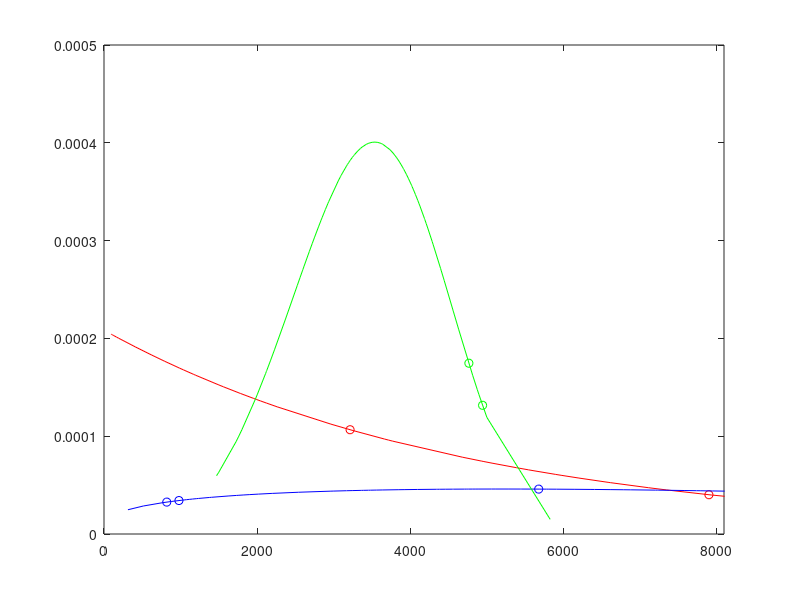

This chart was generated by the following MATLAB code: (Note: this script raises an error after producing the figure.)
%% Manufacturing Simulator Input Script, V2: 2020 Journal Paper Edition
%  Varying Machine Fail Times
%
%  Instructions
%  ------------
%
%  Testing different machine fail times, dependent on underlying 
%  fail time probability distributions
%
%  Sections/Parts TBD
%
%  This script calls on the following functions:
%       FunMfgSimulator_v02.m (which in turn calls on FunMeanFilt_v02.m)
%       FunMakePlots_v02.m
%       randfixedsum.m (optional)


%% ============== Part 1: Initialization & A Lot More ================
% Step 1: Initialization
%clearvars -except Experiment;


clear all; clc; close all





NumSims=20;
NumParts3=2700;  
zwblB=1.3;
xwblB=4; 






% Step 2: Defining the machining paths
%  We start by defining the setup of the manufacturing system 




%Machines that perform Class A: Drilling operations
ClassAOpMach = [1 2 3]; 
%Machines that perform Class B: Boring operations
ClassBOpMach = [4 5 6 7 8]; 
%Machines that perform Class C: Laser Engraving operations
ClassCOpMach = [9 10];

permA=perms(ClassAOpMach); permA=permA(:,1); permA=unique(permA,'rows');
permB=perms(ClassBOpMach); permB=permB(:,1:2); permB=unique(permB,'rows');
permC=perms(ClassCOpMach); permC=permC(:,1); permC=unique(permC,'rows');

indMatLen=length(permA)*length(permB)*length(permC);
indMat=ones(indMatLen,3).*repmat((1:indMatLen)',1,3);

indMat(:,1)=(rem((indMat(:,1)-1),length(permA)))+1;
indMat(:,2)=(rem((indMat(:,2)-1-indMat(:,1)+1)/length(permA),length(permB)))+1;
mMat=(indMat(:,3)-1-indMat(:,1)+1)/length(permA);
indMat(:,3)=(rem((mMat-indMat(:,2)+1)/length(permB),length(permC)))+1;

permAmat=permA(indMat(:,1));
permBmat=permB(indMat(:,2),:);
permCmat=permC(indMat(:,3));

% Due to the order of machines in a path:
AllPossiblePaths=[permAmat permBmat(:,1) permCmat permBmat(:,2)];

%Select the paths considered by simulation:
NumRows=120;
SelRows=randperm(size(AllPossiblePaths,1),NumRows);
SelUniquePaths=AllPossiblePaths(SelRows,:);

% Now we can create a Unique Paths matrix with:
UniquePaths=mat2cell(SelUniquePaths,ones(1,size(SelUniquePaths,1)),size(SelUniquePaths,2));



%% =============== Part 2: Include Fail Time Probability Distributions  ================
% Example to incorporate probability distributions of machine failure times

% Look for failure times for our 10 machines, with different sets of 
% underlying fail-time probability distributions


% =============================
% Step #1: Initializations

% Total number of available machines
NumNodes = max(horzcat(UniquePaths{:})); 

% Simulation/operation duration is 45 minutes (2700 seconds)
% NumParts3=2700;  

% Added value by each 'good' machine
ProdVal3 = 2;

% Subtracted value by each 'bad' machine (post-degradation)
BadLevel3 = -3;

% Acceptable limit of product value
GoodLim=0;


% ============================
% Step #2: Each class of machines (Class A, Class B, Class C) has 
% its own life distribution, by which where the failure times come from

% Class A-operation Machine Distributions:
theta=4800;
y=floor(sort(exprnd(theta*ones(1,length(ClassAOpMach)))));
fy=(1/theta)*exp(-y./theta);
ExpShapes=20;
yShape=floor(sort(exprnd(theta*ones(1,ExpShapes*length(ClassAOpMach))))); % ceil() or floor() is optional
fyShape=(1/theta)*exp(-yShape./theta);


% Class B-operation Machine Distributions:
% 1st Weibull distribution set:
    %Shape parameter, beta, unitless:
%zwblB=1.3; %1.3
    %Scale parameter, alpha, in seconds: 
    % close def'n: at what point of time does the curve has the smallest 
    % derivative determines "spread" of the distribution
zwblA=16000; 
z=floor(sort(wblrnd(zwblA,zwblB,[1,length(ClassBOpMach)]))); 
fz=(zwblB/(zwblA^zwblB)).*(z.^(zwblB-1)).*exp(-((z./zwblA).^(zwblB)));
% For a more clear shape of the distribution:
WeibullShapes=50;
zShape=floor(sort(wblrnd(zwblA,zwblB,[1,WeibullShapes*length(ClassBOpMach)]))); 
fzShape=(zwblB/(zwblA^zwblB)).*(zShape.^(zwblB-1)).*exp(-((zShape./zwblA).^(zwblB)));

% Class C-operation Machine Distributions:
% 2nd Weibull distribution set:
%     %Shape parameter, beta, unitless:
% xwblB=4; 
    %Scale parameter, alpha, in seconds: 
    % close def'n: at what point of time does the curve has the smallest 
    % derivative determines "spread" of the distribution
xwblA=3800; 
x=floor(sort(wblrnd(xwblA,xwblB,[1,length(ClassCOpMach)]))); 
fx=(xwblB/(xwblA^xwblB)).*(x.^(xwblB-1)).*exp(-((x./xwblA).^(xwblB)));
% For a more clear shape of the distribution:
% WeibullShapes=20;
xShape=floor(sort(wblrnd(xwblA,xwblB,[1,50*length(ClassCOpMach)]))); 
fxShape=(xwblB/(xwblA^xwblB)).*(xShape.^(xwblB-1)).*exp(-((xShape./xwblA).^(xwblB)));


% Plot of the machines by underlying distribution of fail times
figure(22); plot(y,fy,'ro',yShape,fyShape,'r',...
    z,fz,'bo',zShape,fzShape,'b',...
    x,fx,'go',xShape,fxShape,'g')
xlim([0 3*NumParts3])
hold on;
xline(NumParts3);
hold off;
legend('Class A: Exponential Machines','Exponential Distribution; (Theta) = (4800)',...
    'Class B: Weibull-1 Machines','Weibull-1 Distribution; (Alpha, Beta) = (16000, 1.3)',...
    'Class C: Weibull-2 Machines','Weibull-2 Distribution; (Alpha, Beta) = (3800, 4)',...
    'Simulation Cutoff','location','northeast')
title({'Estimated Life Distributions',...
    'for Different Classes of Machines'})
xlabel('Time (Minutes)')


yUsedShift=100;
zUsedShift=5000;
xUsedShift=2700;
tiempo=1:NumParts3;

%
% Class A-operation Machine, Exponential instantaneous failure rate:
hY=(1/theta).*ones(1,length(tiempo+yUsedShift));
% Class B-operation Machine, Weibull-1 instantaneous failure rate:
hZ=(zwblB/zwblA)*(((tiempo+zUsedShift)./zwblA).^(zwblB-1)); 
% Class C-operation Machine, Weibull-2 instantaneous failure rate:
hX=(xwblB/xwblA)*(((tiempo+xUsedShift)./xwblA).^(xwblB-1)); 


% Class A-operation Machines (Exponential distribution):
numFailModesClassAy=1;
aY= ones(numFailModesClassAy,length(tiempo));

% Class B-operation Machines (Weibull-1 distribution):
numFailModesClassBz=2;
minaZ=0;
maxaZ=1;
aZ=[0.3*ones(1,length(tiempo)); 0.7*ones(1,length(tiempo))];
%aZ=randfixedsum(numFailModesClassBz,length(tiempo),1,minaZ,maxaZ); %Using a function from Mathworks File Exchange

% Class C-operation Machines (Weibull-2 distribution):
numFailModesClassCx=3;
minaX=0;
maxaX=1;
aX=[0.2*ones(1,length(tiempo)); 0.5*ones(1,length(tiempo));0.3*ones(1,length(tiempo))];
%aX=randfixedsum(numFailModesClassCx,length(tiempo),1,minaX,maxaX); %Using a function from Mathworks File Exchange


figure(23);
plot(tiempo,hX,'b--','DisplayName','Weibull Instantaneous Failure Rate')
title({'Instantaneous Failure Rates & Their Failure Mode Ratios',...
    'for Laser Engraving Machine'})
xlabel('Time (Minutes)');
hold on

for kk=1:numFailModesClassCx
    clr3=kk/numFailModesClassCx;
    plot(tiempo,mean(aX(kk,:)).*hX,'LineStyle',':','Color',[0 0 clr3],'DisplayName',strcat('Failure Mode Ratio ', num2str(kk)));
end
%for journal sim:
% mean(aX(kk,end-4:end))
legend('location','east')

hold off



% Beta represents the conditional probability that a failure will result in 
    % identified severities, given that the failure mode actually occurs
BetaY=0.6;%unifrnd(.5,1,[numFailModesClassAy,1]);
BetaZ=[0.85; 0.99];%unifrnd(.75,1,[numFailModesClassBz,1]);
BetaX=[0.56; .72; 0.95]; %unifrnd(.6,1,[numFailModesClassCx,1]);
figure(24);
hold on;
for kk=1:numFailModesClassCx
    clr3=kk/numFailModesClassCx;
    plot(tiempo,BetaX.*ones(1,length(tiempo)),'LineStyle','--','Color',[0 0 clr3],'DisplayName', ...
        strcat('Conditional Probability for Failure Mode: ', num2str(kk)));
end
xlabel('Time (Minutes)');
title({'Conditional Probability to Result in Identified Severity',...
    'for Laser Engraving Machine'})
legend('location','east')
hold off;


tiempoAy=1:NumParts3+yUsedShift;
hYTot=(1/theta).*ones(1,length(tiempoAy));
hYinteg=cumtrapz(hYTot);
hYinteg=hYinteg(yUsedShift+1:NumParts3+yUsedShift);

tiempoBz=1:NumParts3+zUsedShift;
hZTot=(zwblB/zwblA)*(((tiempoBz)./zwblA).^(zwblB-1));
hZinteg=cumtrapz(hZTot);
hZinteg=hZinteg(zUsedShift+1:NumParts3+zUsedShift);

tiempoCx=1:NumParts3+xUsedShift;
hXTot=(xwblB/xwblA)*(((tiempoCx)./xwblA).^(xwblB-1));
hXinteg=cumtrapz(hXTot);
hXinteg=hXinteg(xUsedShift+1:NumParts3+xUsedShift);



CostsAy=[118]; %unifrnd(110,130,[numFailModesClassAy,1]); %Class A, Exponential Machines, 1 failure mode
CostsBz=[155; 189]; %unifrnd(170,190,[numFailModesClassBz,1]); %Class B, Weibull-1 Machines, 2 failure modes
CostsCx=[67; 96; 150]; %unifrnd(50,180,[numFailModesClassCx,1]); %Class C, Weibull-2 Machines, 3 failure modes

figure(26);
% title({'Severity of Failure Modes',...
%         'for Laser Engraving Machine'})
title('Severity of Failure Modes')
ylabel('Dollars, in Thousands');
xlabel('Minutes');
hold on
% for jj=1:numFailModesClassAy
%     clr2=jj/numFailModesClassAy;
%     plot(tiempo,CostsAy(jj).*ones(1,length(tiempo)),'LineStyle',':','Color',[clr2 0 0],'DisplayName', ...
%         strcat('Costs for Class A, Exponential Machine Failure Mode: ', num2str(jj)));
% end
% 
% for ii=1:numFailModesClassBz
%     clr1=ii/numFailModesClassBz;
%     plot(tiempo,CostsBz(ii).*ones(1,length(tiempo)),'LineStyle','-','Color',[0 0 clr1],'DisplayName', ...
%         strcat('Costs for Class B, Weibull-1 Machine Failure Mode: ', num2str(ii)));
% end

for kk=1:numFailModesClassCx
    clr3=kk/numFailModesClassCx;
    plot(tiempo,CostsCx(kk).*ones(1,length(tiempo)),'LineStyle','--','DisplayName', ...
        sprintf('Failure Mode %i',kk));
end
ylim([0 210]);
xlim([0 NumParts3]);
legend('location','northwest')
hold off



% ============================
% Step #9: Calculating Occurrence:

% figure(27);
% hold on
% title({'Failure Mode Occurrence, as Criticality(Cm),',...
%     'for Laser Engraving Machine'})
% xlabel('Time (Minutes)');

BetaYFun=BetaY.*ones(numFailModesClassAy,length(tiempo)); %1 by 2700
BetaZFun=BetaZ.*ones(numFailModesClassBz,length(tiempo)); %2 by 2700
BetaXFun=BetaX.*ones(numFailModesClassCx,length(tiempo)); %3 by 2700

hYintegFun=repmat(hYinteg,numFailModesClassAy,1);
hZintegFun=repmat(hZinteg,numFailModesClassBz,1);
hXintegFun=repmat(hXinteg,numFailModesClassCx,1);

CriticalityAy = BetaYFun.*aY.*hYintegFun;%Failure Mode Criticalities for Class A, Exponential Machines
CriticalityBz = BetaZFun.*aZ.*hZintegFun;%Failure Mode Criticalities for Class B, Weibull-1 Machines
CriticalityCx = BetaXFun.*aX.*hXintegFun;%Failure Mode Criticalities for Class C, Weibull-2 Machines

% ============================
% Step #10: Calculating Risks:


figure(28);
title('Individual Failure Mode Risk')
ylabel('Cost Risk (in Thousands of Dollars)');
xlim([0 NumParts3]);
xlabel('Time (Minutes)');

hold on
CostAyFun=CostsAy.*ones(numFailModesClassAy,length(tiempo));
CostBzFun=CostsBz.*ones(numFailModesClassBz,length(tiempo));
CostCxFun=CostsCx.*ones(numFailModesClassCx,length(tiempo));


%Risk of failure modes of a Class A, Exponential Machine
RiskAyFun = CostAyFun.*CriticalityAy;
%Risk of failure modes of a Class B, Weibull-1 Machine
RiskBzFun = CostBzFun.*CriticalityBz;
%Risk of failure modes of a Class C, Weibull-2 Machine
RiskCxFun = CostCxFun.*CriticalityCx;

for kk=1:1
    clr3=kk/numFailModesClassCx;
    plot(tiempo,RiskCxFun(kk,:),'LineStyle','--','DisplayName', ...
        sprintf('Failure Mode %i',kk));
end

legend('location','northwest')
hold off

ComponentRiskAy=sum(RiskAyFun,1);
ComponentRiskBz=sum(RiskBzFun,1);
ComponentRiskCx=sum(RiskCxFun,1);

figure(29);
hold on;
plot(tiempo, ComponentRiskCx,'LineStyle','--','Color',[0 0 1],'DisplayName', ...
    'One Machine (Sum of Failure Mode Risks)');
legend('location','northwest')
title('Aggregated Cost Risks')
xlabel('Minutes');
ylabel('Cost Risk (in Thousands of Dollars)');
xlim([0 NumParts3]);
% hold off
% 
% 
% figure(30);
SystemRisk=length(ClassAOpMach)*ComponentRiskAy + length(ClassBOpMach)*ComponentRiskBz +length(ClassCOpMach)*ComponentRiskCx;
% % ALT:
%   SystemRisk = 1*ComponentRiskAy + 2*ComponentRiskBz + 1*ComponentRiskCx;
plot(tiempo,SystemRisk,'LineStyle','--','Color',[1 0 0],'DisplayName', ...
    'Total Asset (All Machines Considered)');
%legend('location','east')

NodePresence=nan(1,NumNodes);
for ii=1:NumNodes
     NodePresence(1,ii)=length(find(horzcat(UniquePaths{:})==ii));
end
NodePresencePreNorm=NodePresence/max(NodePresence);
NodePresenceNorm=NodePresencePreNorm + (1-mean(NodePresencePreNorm));
%NodePresenceNorm=(NodePresence-min(NodePresence))/(max(NodePresence)-min(NodePresence));
% 

a=zeros(1,10);a(ClassAOpMach)=1;
b=zeros(1,10);b(ClassBOpMach)=1;
c=zeros(1,10);c(ClassCOpMach)=1;
 WeightedSystemRisk=sum(NodePresenceNorm.*a)*ComponentRiskAy + ...
     sum(NodePresenceNorm.*b)*ComponentRiskBz + sum(NodePresenceNorm.*c)*ComponentRiskCx;
% % ALT: 
% WeightedSystemRisk=1*mean(nonzeros(NodePresenceNorm.*ClassAidx))*ComponentRiskAy + ...
%     2*mean(nonzeros(NodePresenceNorm.*ClassBidx))*ComponentRiskBz + 1*mean(nonzeros(NodePresenceNorm.*ClassCidx))*ComponentRiskCx;


% plot(tiempo,WeightedSystemRisk,'LineStyle',':','Color',[0.25 0.25 0.25]);
% legend('System (Scenario) Risk','Weighted System Risk','location','northwest');
hold off;

PathsMap = zeros(length(UniquePaths),NumNodes); 
for upi = 1:length(UniquePaths)
    PathsMap(upi,UniquePaths{upi}) = 1; 
end
PathRisk=zeros(length(UniquePaths),length(SystemRisk));



for kk=1:length(UniquePaths)
    PathSetAy=sum(PathsMap(kk,:).*a);
    PathSetBz=sum(PathsMap(kk,:).*b);
    PathSetCx=sum(PathsMap(kk,:).*c);
    PathRisk(kk,:)=PathSetAy*ComponentRiskAy+PathSetBz*ComponentRiskBz +PathSetCx*ComponentRiskCx ;
end
PathNames = {};



% ============================
% Step #3: Not all machines start as brand new machines; some may have been used before
% y has fail times for Exponential Machines
% z has fail times for Weibull Machines
% Let us assume all the Weibull Machines have already been used for 4000 time units:
%close all; 
y=nan(NumSims,length(ClassAOpMach));
z=nan(NumSims,length(ClassBOpMach));
x=nan(NumSims,length(ClassCOpMach));

for qq=1:NumSims
    y(qq,:)=floor(sort(exprnd(theta*ones(1,length(ClassAOpMach)))));
    z(qq,:)=floor(sort(wblrnd(zwblA,zwblB,[1,length(ClassBOpMach)]))); 
    x(qq,:)=floor(sort(wblrnd(xwblA,xwblB,[1,length(ClassCOpMach)]))); 
end




y=y-yUsedShift;
z=z-zUsedShift;
x=x-xUsedShift;
allTimesTemp=[y z x];
allTimesTemp(allTimesTemp<1)=randi(50,size(allTimesTemp(allTimesTemp<1)));

yAll=allTimesTemp(:,1:length(ClassAOpMach));
zAll=allTimesTemp(:,1+length(ClassAOpMach):length(ClassAOpMach)+length(ClassBOpMach));
xAll=allTimesTemp(:,1+length(ClassAOpMach)+length(ClassBOpMach):end);


% ============================
% Step #4: If some fail times are outside simulation/operation duration
% (consider 45 minutes or 2700 seconds), drop them

% Vector of all machine failure times, regardless of distribution

AllMachineFailTimesAll=[yAll,zAll,xAll]; %Order of Class A, Class B, Class C 

PCPostCMSRisk=nan(NumParts3,NumSims);
PCNewValue_Alg=nan(NumParts3,NumSims);
PCNoAlg_RISK_scenario=nan(NumParts3,NumSims);
for vv = 1:NumSims
    AllMachineFailTimes=AllMachineFailTimesAll(vv,:);
    while length(AllMachineFailTimes) ~= length(unique(AllMachineFailTimes))
        [~,ind]=unique(AllMachineFailTimes); ind=ind';
        duplicateInd=setdiff(1:length(AllMachineFailTimes),ind);
        AllMachineFailTimes(duplicateInd)=AllMachineFailTimes(duplicateInd)+1;
    end
    y=AllMachineFailTimes(1:length(ClassAOpMach));
    z=AllMachineFailTimes(1+length(ClassAOpMach):length(ClassAOpMach)+length(ClassBOpMach));
    x=AllMachineFailTimes(1+length(ClassAOpMach)+length(ClassBOpMach):end);

    % Dropping fail times that do not fall within simulation
    DegradeStart3=AllMachineFailTimes(AllMachineFailTimes<=NumParts3);

    %Store fail times that happen after the simulation
    DegaradePostSim=AllMachineFailTimes(AllMachineFailTimes>NumParts3);
    
    % ============================
    % Step #5: Define Set of Bad Machines. 
    % Each column is a machine that has gone bad and its 
    % degradation start time 
    %BadSet3 = sort(randperm(NumNodes,length(DegradeStart3)));
    BadSet3 = find(ismember(AllMachineFailTimes,DegradeStart3));
    MachineFailureTimes=[BadSet3;DegradeStart3];

    % Also defining the set of Machines that didn't go bad during the
    % simulated duration of operation
    PostSimFailSet=1:length(AllMachineFailTimes);
    PostSimFailSet(BadSet3)=[];
    MachinePostSimFailTimes=[PostSimFailSet;DegaradePostSim];
    
    % ============================
    % Step #6: Differentiate machines based on their distributions (class with
    % exponential distribution, class with weibull distribution, and so on)

    MachinesFailsInSeq=[sortrows(MachineFailureTimes',2)', sortrows(MachinePostSimFailTimes',2)'];

    % Class A: Exponential Machines
    ClassAidxFailSeq=ismember(MachinesFailsInSeq(2,:),y);
    ClassAMachinesAndFailTimes=[sortrows(MachinesFailsInSeq(:,ClassAidxFailSeq)',1)';ClassAOpMach]; %Last row provides us with original machine ID #s
    ClassAidx=zeros(1,NumNodes);
    ClassAidx(MachinesFailsInSeq(1,ClassAidxFailSeq))=1;

    % Class B: Weibull Type-1 Machines
    ClassBidxFailSeq=ismember(MachinesFailsInSeq(2,:),z);
    ClassBMachinesAndFailTimes=[sortrows(MachinesFailsInSeq(:,ClassBidxFailSeq)',1)';ClassBOpMach]; %Last row provides us with original machine ID #s
    ClassBidx=zeros(1,NumNodes);
    ClassBidx(MachinesFailsInSeq(1,ClassBidxFailSeq))=1;

    % Class C: Weibull Type-2 Machines
    ClassCidxFailSeq=ismember(MachinesFailsInSeq(2,:),x);
    ClassCMachinesAndFailTimes=[sortrows(MachinesFailsInSeq(:,ClassCidxFailSeq)',1)';ClassCOpMach]; %Last row provides us with original machine ID #s
    ClassCidx=zeros(1,NumNodes);
    ClassCidx(MachinesFailsInSeq(1,ClassCidxFailSeq))=1;

    %sort(AllMachineFailTimes)

    MFT=[BadSet3; DegradeStart3];
    BadSet4=nan(NumParts3,NumNodes);
    BadSet4(sub2ind(size(BadSet4),MFT(2,:),MFT(1,:)))=MFT(1,:);
    [r,c]=find(~isnan(BadSet4));
    for dd=1:length(r)
        BadSet4(r(dd):end,c(dd))=BadSet4(r(dd),c(dd));
    end

    GoodSet=1:10;
    GoodSet(BadSet3)=[];

    GoodSet4=ones(NumParts3,NumNodes);
    GoodSet4(~isnan(BadSet4))=nan;
    GoodSet4=GoodSet4.*(1:NumNodes);


    %StartValue=Exp3.Output.PartPath;
    StartValue=0; %temporary, until I redo another example where I run 
                    % FunMfgSimulator_v02.m all over again.

    BadShift = ProdVal3*ones(length(BadSet3)+1,NumNodes);
    for i=1:length(BadSet3)
        BadShift(i+1,BadSet3(1:i)) = BadLevel3;
    end

    for pp = 1:NumParts3
        PartPath{pp} = UniquePaths{randi(length(UniquePaths))}; 
        if (isempty(DegradeStart3)==1)
            Shift=BadShift(1,:);
            PartQuality(pp) = StartValue + sum(Shift(PartPath{pp}))-rand*.01;

        elseif pp <= DegradeStart3(1)
            Shift=BadShift(1,:);
            PartQuality(pp) = StartValue + sum(Shift(PartPath{pp}))-rand*.01;
        else
            ShiftFinder=find(DegradeStart3<pp);
            ShiftFinder=ShiftFinder(end);
            Shift=BadShift(ShiftFinder+1,:);
            PartQuality(pp) = StartValue + sum(Shift(PartPath{pp}))-rand*.01;

        end
        %Parts output time: they come out pretty uniformly, per unit of time
        %given some small randomness
        PartOutTime(pp) = pp+rand*.2;
    end           

    %Sort Parts by Production Time
    [PartOutTime, ti] = sort(PartOutTime); %ti is the index of sorted parts
    %Using the same sort index, here we make sure the part quality and path 
    %values refer to the same product:
    PartQuality = PartQuality(ti); 
    PartPath = PartPath(ti);


    Win = max(10,floor(NumParts3/100)); %Win=10 in the example with NumParts=500

    %Moving Window of:
    PWN = nan(Win,NumNodes);%Part Quality With Node
    PWON = nan(Win,NumNodes);%Part Qualty Without Node
    %Average of Windows
    QWithN = nan(NumParts3,NumNodes);%Average Quality With Node
    QWithoutN = nan(NumParts3,NumNodes);%Average Quality Without Node

    ProdContThresh=-0.1;

    ProdCont=nan(NumParts3,NumNodes);
    ProdContNorm=nan(NumParts3,NumNodes);
    tpProdCont=nan(NumParts3,1);
    tnProdCont=nan(NumParts3,1);
    fpProdCont=nan(NumParts3,1);
    fnProdCont=nan(NumParts3,1);
    fprProdCont=nan(NumParts3,1);
    tprProdCont=nan(NumParts3,1);
    fnrProdCont=nan(NumParts3,1);

    tpAy_PC=nan(NumParts3,1);
    tpBz_PC=nan(NumParts3,1);
    tpCx_PC=nan(NumParts3,1);

    fpAy_PC=nan(NumParts3,1);
    fpBz_PC=nan(NumParts3,1);
    fpCx_PC=nan(NumParts3,1);

    fnAy_PC=nan(NumParts3,1);
    fnBz_PC=nan(NumParts3,1);
    fnCx_PC=nan(NumParts3,1);

    tnAy_PC=nan(NumParts3,1);
    tnBz_PC=nan(NumParts3,1);
    tnCx_PC=nan(NumParts3,1);

    PartQualityUB = StartValue+(length(UniquePaths{1})*ProdVal3);
    if length(BadSet3)<length(UniquePaths{1})
        PartQualityLB = StartValue + (length(BadSet3)*BadLevel3) + ((length(UniquePaths{1}) - length(BadSet3))*ProdVal3);
    else
        PartQualityLB = StartValue+length(UniquePaths{1})*BadLevel3;
    end
    ProdContRange = PartQualityUB - PartQualityLB;

    NodeNames={};
    for Ni = 1:NumNodes  
        NodeNames{Ni} = sprintf('Node #%i',Ni);
    end

    CostCheckAy=1;
    CostFixAy=4;
    CostMissAy=16;

    PCCorrMaintAy=nan(NumParts3,1);
    PCContFailAy= nan(NumParts3,1);
    PCUnnecessaryMaintAy=nan(NumParts3,1);

        % For the weibull-1 machines:
    CostCheckBz=3;
    CostFixBz=8;
    CostMissBz=12;

    PCCorrMaintBz=nan(NumParts3,1);
    PCContFailBz= nan(NumParts3,1);
    PCUnnecessaryMaintBz=nan(NumParts3,1);

        % For the weibull-2 machines:
    CostCheckCx=5;
    CostFixCx=10;
    CostMissCx=20;
    PCCorrMaintCx=nan(NumParts3,1);
    PCContFailCx= nan(NumParts3,1);
    PCUnnecessaryMaintCx=nan(NumParts3,1);


    PCPostAlg_RISK_scenario=nan(NumParts3,1);
    PCValue_Alg=nan(NumParts3,1);
    PCAlgorithmsRisk=nan(NumParts3,1);

    NoAlgoRiskAy=nan(NumParts3,1);
    NoAlgoRiskBz=nan(NumParts3,1);
    NoAlgoRiskCx=nan(NumParts3,1);

    PostAlgoRiskAy=nan(NumParts3,1);
    PostAlgoRiskBz=nan(NumParts3,1);
    PostAlgoRiskCx=nan(NumParts3,1);

    for pp = 1:NumParts3
        %Place Part Quality in Appropriate Windowed Bins
        for Ni = 1:NumNodes
            %If Part Passed this Node (machining stage)
            if any(PartPath{pp}==Ni)
                PWN(:,Ni) = [PWN(2:end,Ni); PartQuality(pp)]; %moving window, row is the window of (10) products and column is each machine/node
            else
                %If Part Did Not Pass Through This Node
                PWON(:,Ni) = [PWON(2:end,Ni); PartQuality(pp)];
            end
        end
        QWithN(pp,:)   = nanmean(PWN);  %Average of each PWN column; each column characterizes a machine/node
        QWithoutN(pp,:)= nanmean(PWON); %Average of each PWON column; each column characterizes a machine/node
        ProdCont(pp,:)=QWithN(pp,:)-QWithoutN(pp,:);
        ProdContNorm(pp,:)=ProdCont(pp,:)/abs(ProdContRange);
        %plot(1:pp,ProdContNorm(1:pp,:))
        %pause(2);
        %clf;

        BS4=BadSet4(pp,~isnan(BadSet4(pp,:)));
        GS4=GoodSet4(pp,~isnan(GoodSet4(pp,:)));
        tpProdCont(pp)=sum(ProdContNorm(pp,BS4)<=ProdContThresh);
        fpProdCont(pp)=sum(ProdContNorm(pp,GS4)<=ProdContThresh);
        fnProdCont(pp)=sum(ProdContNorm(pp,BS4)>ProdContThresh);
        tnProdCont(pp)=sum(ProdContNorm(pp,GS4)>ProdContThresh);

        fprProdCont(pp)=fpProdCont(pp)/(tnProdCont(pp)+fpProdCont(pp));
        tprProdCont(pp)=tpProdCont(pp)/(tpProdCont(pp)+fnProdCont(pp));
        fnrProdCont(pp)=1-tprProdCont(pp);

        tpAy_PC(pp)=sum((ProdContNorm(pp,BS4)<=ProdContThresh).*ClassAidx(BS4));
        tpBz_PC(pp)=sum((ProdContNorm(pp,BS4)<=ProdContThresh).*ClassBidx(BS4));
        tpCx_PC(pp)=sum((ProdContNorm(pp,BS4)<=ProdContThresh).*ClassCidx(BS4));

        fpAy_PC(pp)=sum((ProdContNorm(pp,GS4)<=ProdContThresh).*ClassAidx(GS4));
        fpBz_PC(pp)=sum((ProdContNorm(pp,GS4)<=ProdContThresh).*ClassBidx(GS4));
        fpCx_PC(pp)=sum((ProdContNorm(pp,GS4)<=ProdContThresh).*ClassCidx(GS4));

        fnAy_PC(pp)=sum((ProdContNorm(pp,BS4)>ProdContThresh).*ClassAidx(BS4));
        fnBz_PC(pp)=sum((ProdContNorm(pp,BS4)>ProdContThresh).*ClassBidx(BS4));
        fnCx_PC(pp)=sum((ProdContNorm(pp,BS4)>ProdContThresh).*ClassCidx(BS4));

        tnAy_PC(pp)=sum((ProdContNorm(pp,GS4)>ProdContThresh).*ClassAidx(GS4));
        tnBz_PC(pp)=sum((ProdContNorm(pp,GS4)>ProdContThresh).*ClassBidx(GS4));
        tnCx_PC(pp)=sum((ProdContNorm(pp,GS4)>ProdContThresh).*ClassCidx(GS4));




        % For the exponential machines:
        NoAlgoRiskAy(pp)=(tpAy_PC(pp)+fnAy_PC(pp))*sum(aY(:,pp).*CostAyFun(:,pp));
                % For the weibull-1 machines:
        NoAlgoRiskBz(pp)=(tpBz_PC(pp)+fnBz_PC(pp))*sum(aZ(:,pp).*CostBzFun(:,pp));
                % For the weibull-2 machines:
        NoAlgoRiskCx(pp)=(tpCx_PC(pp)+fnCx_PC(pp))*sum(aX(:,pp).*CostCxFun(:,pp));

        tpCoeff=0.2;
        fnCoeff=1.1;
    % For the exponential machines:
        PostAlgoRiskAy(pp)=...%(tnAy_PC(pp)+fpAy_PC(pp))*sum(aY(:,pp).*CostAyFun(:,pp))...
            tpAy_PC(pp)*tpCoeff*sum(aY(:,pp).*CostAyFun(:,pp))...
            + tpAy_PC(pp)*(CostCheckAy+CostFixAy) ...
            + fpAy_PC(pp)*CostCheckAy...
            + fnAy_PC(pp)*CostMissAy ...
            + fnAy_PC(pp)*fnCoeff*sum(aY(:,pp).*CostAyFun(:,pp));
                % For the weibull-1 machines:
        PostAlgoRiskBz(pp)=...%(tnBz_PC(pp)+fpBz_PC(pp))*sum(aZ(:,pp).*CostBzFun(:,pp))...
            tpBz_PC(pp)*tpCoeff*sum(aZ(:,pp).*CostBzFun(:,pp))...
            + tpBz_PC(pp)*(CostCheckBz+CostFixBz) ...
            + fpBz_PC(pp)*CostCheckBz...
            + fnBz_PC(pp)*CostMissBz ...
            + fnBz_PC(pp)*fnCoeff*sum(aZ(:,pp).*CostBzFun(:,pp));
                % For the weibull-2 machines:
        PostAlgoRiskCx(pp)=...%(tnCx_PC(pp)+fpCx_PC(pp))*sum(aX(:,pp).*CostCxFun(:,pp))...
            tpCx_PC(pp)*tpCoeff* sum(aX(:,pp).*CostCxFun(:,pp))...
            + tpCx_PC(pp)*(CostCheckCx+CostFixCx) ...
            + fpCx_PC(pp)*CostCheckCx ...
            + fnCx_PC(pp)*CostMissCx ...
            + fnCx_PC(pp)*fnCoeff*sum(aX(:,pp).*CostCxFun(:,pp));

    % % For the exponential machines:
    %     PostAlgoRiskAy(pp)=(length(y)-tpAy_PC(pp)-fnAy_PC(pp))*ComponentRiskAy(pp)...
    %         + tpAy_PC(pp)*sum(CostAyFun(:,pp).*0.1.*CriticalityAy(:,pp),1)...
    %         + tpAy_PC(pp)*(CostCheckAy+CostFixAy) ...
    %         + fpAy_PC(pp)*CostCheckAy...
    %         + fnAy_PC(pp)*CostMissAy ...
    %         + fnAy_PC(pp)*sum(CostAyFun(:,pp).*1.2.*CriticalityAy(:,pp),1);
    %             % For the weibull-1 machines:
    %     PostAlgoRiskBz(pp)=(length(z)-tpBz_PC(pp)-fnBz_PC(pp))*ComponentRiskBz(pp)...
    %         + tpBz_PC(pp)*sum(CostBzFun(:,pp).*0.1.*CriticalityAy(:,pp),1)...
    %         + tpBz_PC(pp)*(CostCheckBz+CostFixBz) ...
    %         + fpBz_PC(pp)*CostCheckBz...
    %         + fnBz_PC(pp)*CostMissBz ...
    %         + fnBz_PC(pp)*sum(CostBzFun(:,pp).*1.2.*CriticalityBz(:,pp),1);
    %             % For the weibull-2 machines:
    %     PostAlgoRiskCx(pp)=(length(x)-tpCx_PC(pp)-fnCx_PC(pp))*ComponentRiskCx(pp)...
    %         + tpCx_PC(pp)*sum(CostCxFun(:,pp).*0.1.*CriticalityAy(:,pp),1)...
    %         + tpCx_PC(pp)*(CostCheckCx+CostFixCx) ...
    %         + fpCx_PC(pp)*CostCheckCx ...
    %         + fnCx_PC(pp)*CostMissCx ...
    %         + fnCx_PC(pp)*sum(CostCxFun(:,pp).*1.2.*CriticalityCx(:,pp),1);



        PCPostCMSRisk(pp,vv)=PostAlgoRiskAy(pp) + PostAlgoRiskBz(pp) + PostAlgoRiskCx(pp);
        %PCNoAlg_RISK_scenario = SystemRisk(pp); % inherent system risk
        PCNoAlg_RISK_scenario(pp,vv) = NoAlgoRiskAy(pp) + NoAlgoRiskBz(pp) + NoAlgoRiskCx(pp);
        PCNewValue_Alg(pp,vv) = PCNoAlg_RISK_scenario(pp,vv) - PCPostCMSRisk(pp,vv);
    end

end



PCPostCMSRiskSTD=std(PCPostCMSRisk,0,2);
PCPostCMSRiskAVG=mean(PCPostCMSRisk,2);

PCNoAlg_RISK_scenarioSTD=std(PCNoAlg_RISK_scenario,0,2);
PCNoAlg_RISK_scenarioAVG=mean(PCNoAlg_RISK_scenario,2);

% PCNewValue_AlgSTD=std(PCNewValue_Alg,0,2);
PCNewValue_AlgAVG=mean(PCNewValue_Alg,2);



% % PQCI=ProdContNorm;
% figure(32);
% hold on;
% 
% plot(1:pp,ProdContNorm(1:pp,:))
% yline(ProdContThresh);
% xlabel('Time (s)');
% title({
%     ['PQCI Values of Each Machine,' ] 
%     ['Against the Threshold'] 
%     });
% 
% legend(NodeNames{:},'Threshold','location','eastoutside');
% hold off;


% figure(33);
% ConfSums=[tpAy_PC+tpBz_PC+tpCx_PC, ...
%     fpAy_PC+fpBz_PC+fpCx_PC,...
%     fnAy_PC+fnBz_PC+fnCx_PC,...
%     tnAy_PC+tnBz_PC+tnCx_PC];
% hold on;
% h33=plot(1:pp,ConfSums(1:pp,:));
% legend(h33,'tp',...
%     'fp',...
%     'fn',...
%     'tn', 'location','east')
% 
% title('Alert Counts Through Production Duration');
% xlabel('Time (Minutes)')
% hold off;
% 
% 
% figure(34);
% vecConf=[tpAy_PC, tpBz_PC, tpCx_PC, ...
%     fpAy_PC, fpBz_PC, fpCx_PC,...
%     fnAy_PC, fnBz_PC, fnCx_PC,...
%     tnAy_PC, tnBz_PC, tnCx_PC];
% hold on;
% h34=plot(1:pp,vecConf(1:pp,:));
% legend(h34,'tp A','tp B','tp C',...
%     'fp A', 'fp B','fp C',...
%     'fn A', 'fn B', 'fn C',...
%     'tn A', 'tn B','tn C', 'location','east')
% 
% title('Alert Rates Through Production Duration');
% xlabel('Time (Minutes)')
% hold off;
% 
% 
% 
% confVec=[(fpAy_PC+fpBz_PC+fpCx_PC)./(fpAy_PC+fpBz_PC+fpCx_PC+tnAy_PC+tnBz_PC+tnCx_PC),... %false alert
%     (fnAy_PC+fnBz_PC+fnCx_PC)./(fnAy_PC+fnBz_PC+fnCx_PC+tpAy_PC+tpBz_PC+tpCx_PC),... %missed alert
%     (tpAy_PC+tpBz_PC+tpCx_PC)./(fnAy_PC+fnBz_PC+fnCx_PC+tpAy_PC+tpBz_PC+tpCx_PC)];   %true alert


% ROI Stuff Here

CMSOngoingCosts=2.25/60;
CMSOneTimeCosts=10;
PCNewValue_AlgAVGUpd=PCNewValue_AlgAVG-CMSOngoingCosts-CMSOneTimeCosts;

upperPCPostCMSRiskAVGSTD=PCPostCMSRiskAVG+PCPostCMSRiskSTD;
lowerPCPostCMSRiskAVGSTD=PCPostCMSRiskAVG-PCPostCMSRiskSTD;
PCNoAlg_RISK_scenarioUpper=PCNoAlg_RISK_scenarioAVG + PCNoAlg_RISK_scenarioSTD;
PCNoAlg_RISK_scenarioLower=PCNoAlg_RISK_scenarioAVG - PCNoAlg_RISK_scenarioSTD;

PCNewValue_AlgSTD=sqrt((PCNoAlg_RISK_scenarioSTD.^2)+(PCPostCMSRiskSTD.^2)-2*sum(((PCNoAlg_RISK_scenario-PCNoAlg_RISK_scenarioAVG).*(PCPostCMSRisk-PCPostCMSRiskAVG)/NumSims),2) );
%size(tst)

upperROI=PCNewValue_AlgAVGUpd + PCNewValue_AlgSTD ;
lowerROI=PCNewValue_AlgAVGUpd - PCNewValue_AlgSTD;

RiskValMat=[PCNewValue_AlgAVGUpd];
RiskValMat2=[PCNoAlg_RISK_scenarioAVG, PCPostCMSRiskAVG];

figure(35);
h9=plot(1:pp,RiskValMat(1:pp,:));
hold on;
h99=fill([1:pp fliplr(1:pp)], [upperROI' fliplr(lowerROI')], [1 .8 .77], 'linestyle', 'none');
alpha(h99,0.6)
legend({'Expected Value of Applied CMS','Standard Deviation'},'location','northwest');
xlabel('Minutes')
ylabel('Cost Risk (in Thousands of Dollars)');
xlim([0 NumParts3]);
title('ROI Value of CMS to Asset')
hold off;


% step=180;
% upperROIStd = arrayfun(@(i) mean(upperROI(i:i+step-1)),1:step:length(upperROI)-step+1)'; % the averaged vector
% upperROIStd=repmat(upperROIStd,[1,step])';
% upperROIStd=upperROIStd(:);
% lowerROIStd = arrayfun(@(j) mean(lowerROI(j:j+step-1)),1:step:length(lowerROI)-step+1)';
% lowerROIStd = repmat(lowerROIStd,[1,step])';
% lowerROIStd = lowerROIStd(:);
% upperROIStd=pchip(1:step:pp,upperROIStd(1:step:end)');
% upperROIStd=ppval(upperROIStd,1:pp);
% lowerROIStd=pchip(1:step:pp,lowerROIStd(1:step:end)');
% lowerROIStd=ppval(lowerROIStd,1:pp);
% figure(36);
% h2=plot(1:pp,RiskValMat(1:pp,:));
% hold on;
% h22=fill([1:pp fliplr(1:pp)], [upperROIStd fliplr(lowerROIStd)], [1 .8 .77], 'linestyle', 'none');
% alpha(h22,0.6)
% legend({'Expected Value of Applied CMS','Standard Deviation'},'location','northwest');
% xlabel('Minutes')
% ylabel('Cost Risk (in Thousands of Dollars)');
% xlim([0 2700]);
% title('ROI Value of CMS to Asset')
% hold off;
% PCPostCMSRiskSTD=std(PCPostCMSRisk,0,2);
% PCPostCMSRiskAVG=mean(PCPostCMSRisk,2);
% PCNewValue_AlgSTD=std(PCNewValue_Alg,0,2);
% PCNewValue_AlgAVG=mean(PCNewValue_Alg,2);

% z1=upperPCPostCMSRiskAVGSTD(1000:1010) %correct
% z2=PCPostCMSRiskAVG(1000:1010) % correct 
% z3=lowerPCPostCMSRiskAVGSTD(1000:1010) %correct
% z4=upperSmthCMSStd(1000:1010)'
% z5=lowerSmthCMSStd(1000:1010)'



% step=90;
% upperSmthCMSStdT1 = arrayfun(@(i) mean(upperPCPostCMSRiskAVGSTD(i:i+step-1)),1:step:length(upperPCPostCMSRiskAVGSTD)-step+1)'; 
% upperSmthCMSStdT2=repmat(upperSmthCMSStdT1,[1,step])';
% upperSmthCMSStdT3=upperSmthCMSStdT2(:);
% upperSmthCMSStd=pchip(1:step:pp,upperSmthCMSStdT3(1:step:end)',1:pp);
% %upperSmthCMSStd=ppval(upperSmthCMSStdT4,1:pp);
% 
% lowerSmthCMSStdT1 = arrayfun(@(j) mean(lowerPCPostCMSRiskAVGSTD(j:j+step-1)),1:step:length(lowerPCPostCMSRiskAVGSTD)-step+1)';
% lowerSmthCMSStdT2 = repmat(lowerSmthCMSStdT1,[1,step])';
% lowerSmthCMSStdT3 = lowerSmthCMSStdT2(:);
% lowerSmthCMSStd=pchip(1+floor(step/2):step:pp+floor(step/2),lowerSmthCMSStdT3(1+floor(step/2):step:pp+floor(step/2))',1:pp);
% %lowerSmthCMSStd=ppval(lowerSmthCMSStdT4,1:pp);
% figure(37);
% h3=plot(1:pp,RiskValMat2(1:pp,:));
% hold on;
% h6=fill([1:pp fliplr(1:pp)], [upperSmthCMSStd fliplr(lowerSmthCMSStd)], [1 .8 .77], 'linestyle', 'none');
% alpha(h6,0.6)
% legend({'Baseline Risk (Without CMS)','Expected Risk With CMS','Standard Deviation for CMS Risk'},'location','northwest');
% title('Asset Risks');
% xlabel('Minutes')
% ylabel('Cost Risk (in Thousands of Dollars)');
% xlim([0 2700]);
% hold off;

figure(36);
plot(1:pp,RiskValMat2(1:pp,:));
hold on;
h7=fill([1:pp fliplr(1:pp)],[PCNoAlg_RISK_scenarioUpper' fliplr(PCNoAlg_RISK_scenarioLower')], [.7 .8 1],...
    [1:pp fliplr(1:pp)], [upperPCPostCMSRiskAVGSTD' fliplr(lowerPCPostCMSRiskAVGSTD')], [1 .8 .7], 'linestyle', 'none');
alpha(h7,0.3)

legend({'Baseline Risk (Without CMS)','Expected Risk With CMS','Standard Deviation for Baseline (Without CMS)','Standard Deviation for CMS Risk'},'location','northwest');
title('Asset Risks');
xlabel('Minutes')
ylabel('Cost Risk (in Thousands of Dollars)');
xlim([0 NumParts3]);
hold off;


MAE=mean(abs(SystemRisk'-PCNoAlg_RISK_scenarioAVG))


%% =============== Part 2: Simulation & Visualization  ================

BadSet3=[1 2 9];
DegradeStart3=[648 1100 2250]; %%%%%%%%%%%WATCH OUT FOR THIS THING


%close all;
load('ExperimentSet.mat');

allExpNums=arrayfun(@(x) x.Input.ExpNum,Experiment);
 % Experiment ID
ExpNum=floor(allExpNums+1);

 % Simulator ID (adds to number of structures in ExperimentSet.mat
SimNum=numel(Experiment)+1;


% Manufacturing System Simulator
[Exp3]=FunMfgSimulator_v02(UniquePaths, NumParts3, ExpNum, ...
     GoodLim, BadSet3, ProdVal3, BadLevel3, DegradeStart3)


% Save to ExperimentSet.mat
    % Experiment(SimNum)=Exp3;
    % save(sprintf('ExperimentSet.mat'),'Experiment')

 % Generate Visualizations for the Simulator
 FunMakePlots_v02(Exp3.Output,3);
 
 
 %% Different visualization for Figure 16 (horizontal instead of vertical)
PQCI=Exp3.Output.PQCI;
ProdContThresh=Exp3.Output.ProdContThresh;
figure(40);
bar(PQCI)
ylim([-0.8 0.8]);
hold on;
yline(ProdContThresh);
hold off;
ylabel('Machine #')
xlabel({'Normalized Production'
    sprintf('Contribution to Bad Parts')});
legend('Part Quality Contribution Indicator','Bad Contributor Evaluation Threshold','location','northwest');


